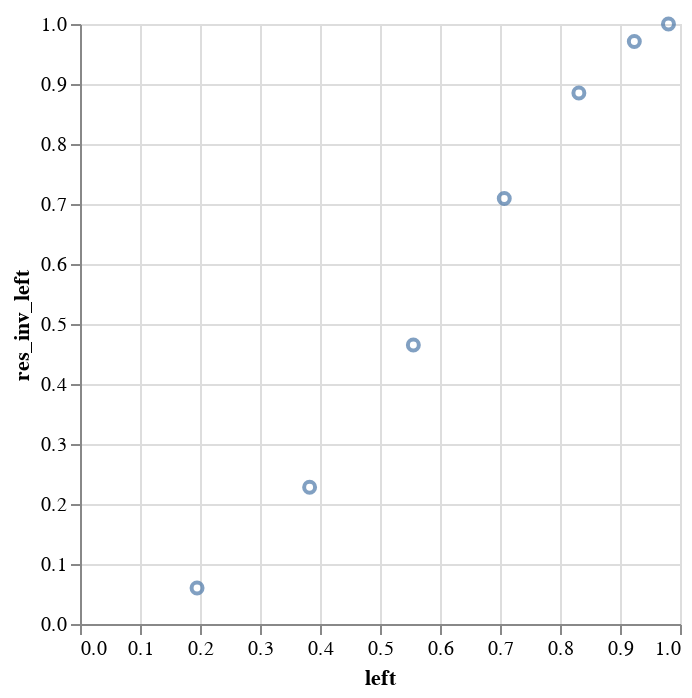

The cell this chart's notebook holds for it:
### Code cell
alt.Chart(dfn).mark_point().encode(x="left", y="res_inv_left")

### Figure 1 — Vega-Lite specification as saved in the notebook (floating-point values rounded to 4 significant figures)
{"config": {"view": {"continuousWidth": 300, "continuousHeight": 300}}, "data": {"name": "data-afb370c654ce74ffd9a8f48dabc35b1f"}, "mark": {"type": "point"}, "encoding": {"x": {"field": "left", "type": "quantitative"}, "y": {"field": "res_inv_left", "type": "quantitative"}}, "$schema": "https://vega.github.io/schema/vega-lite/v5.17.0.json", "datasets": {"data-afb370c654ce74ffd9a8f48dabc35b1f": [{"angle": -33.75, "radian": -0.589, "left": 0.1951, "right": 0.9808, "resistors_right": 100.0, "resistors_left": 1670.0, "res_inv_left": 0.05988}, {"angle": -22.5, "radian": -0.3927, "left": 0.3827, "right": 0.9239, "resistors_right": 103.0, "resistors_left": 439.0, "res_inv_left": 0.2278}, {"angle": -11.25, "radian": -0.1963, "left": 0.5556, "right": 0.8315, "resistors_right": 113.0, "resistors_left": 215.0, "res_inv_left": 0.4651}, {"angle": 0.0, "radian": 0.0, "left": 0.7071, "right": 0.7071, "resistors_right": 141.0, "resistors_left": 141.0, "res_inv_left": 0.7092}, {"angle": 11.25, "radian": 0.1963, "left": 0.8315, "right": 0.5556, "resistors_right": 215.0, "resistors_left": 113.0, "res_inv_left": 0.885}, {"angle": 22.5, "radian": 0.3927, "left": 0.9239, "right": 0.3827, "resistors_right": 439.0, "resistors_left": 103.0, "res_inv_left": 0.9709}, {"angle": 33.75, "radian": 0.589, "left": 0.9808, "right": 0.1951, "resistors_right": 1670.0, "resistors_left": 100.0, "res_inv_left": 1.0}]}}
